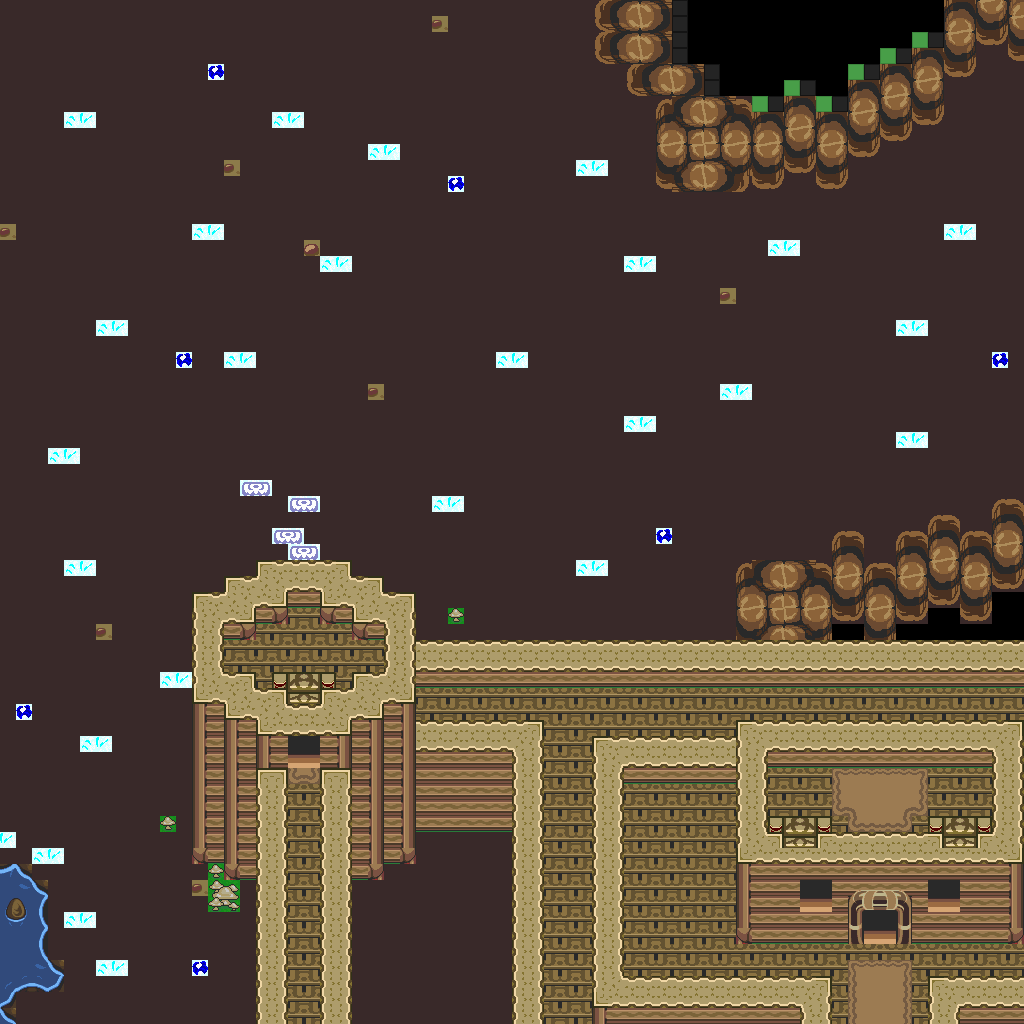

The image is a tile-based game level rendered from a .tmx file. Its description and source (layers, tilesets, objects; grid data summarised) follow:
An orthogonal 64x64 tile map with 16x16 px tiles, 1 tile layer (base), 2 hidden layers not drawn and 7 objects.

<map version="1.10" tiledversion="1.12.1" orientation="orthogonal" renderorder="right-down" width="64" height="64" tilewidth="16" tileheight="16" infinite="0" nextlayerid="4" nextobjectid="8">
 <tileset firstgid="1" source="../classiciphone_pics4.tsx" />
 <layer id="1" name="base" width="64" height="64">
  <data>[4096 cells, 4096 non-empty, 112 distinct tile ids]</data>
 </layer>
 <layer id="2" name="collision" width="64" height="64" visible="0">
  <properties><property name="collision" value="true" /></properties>
  <data>[4096 cells, 1107 non-empty, 1 distinct tile ids]</data>
 </layer>
 <layer id="3" name="water" width="64" height="64" visible="0">
  <properties><property name="terrain" value="water" /></properties>
  <data>[4096 cells, 13 non-empty, 1 distinct tile ids]</data>
 </layer>
 <objectgroup id="4" name="npcs">
  <object id="1" x="288.0" y="544.0" width="16" height="16">
   <properties>
    <property name="gani" value="kcavelamp.mng" />
    <property name="script" type="string">-- Auto-converted from GraalScript
-- if (created){
-- setimgpart kcavelamp.mng, 32,0,32,80;
self.dontblock = true
end</property>
   </properties>
  </object>
  <object id="2" x="800.0" y="880.0" width="16" height="16">
   <properties>
    <property name="gani" value="classic_window.png" />
    <property name="script" type="string">-- Auto-converted from GraalScript
-- //#CLIENTSIDE;
self.dontblock = true
-- drawunderplayer;</property>
   </properties>
  </object>
  <object id="3" x="928.0" y="880.0" width="16" height="16">
   <properties>
    <property name="gani" value="classic_window.png" />
    <property name="script" type="string">-- Auto-converted from GraalScript
-- //#CLIENTSIDE;
self.dontblock = true
-- drawunderplayer;</property>
   </properties>
  </object>
  <object id="4" x="864.0" y="912.0" width="16" height="16">
   <properties>
    <property name="gani" value="door-keyhole.png" />
    <property name="script" type="string">-- Auto-converted from GraalScript
-- join("door");</property>
   </properties>
  </object>
  <object id="5" x="288.0" y="736.0" width="16" height="16">
   <properties>
    <property name="gani" value="door.png" />
    <property name="script" type="string">-- Auto-converted from GraalScript
-- join("door");</property>
   </properties>
  </object>
  <object id="6" x="336.0" y="624.0" width="16" height="16">
   <properties>
    <property name="script" type="string">-- Auto-converted from GraalScript
-- [CLIENT-SIDE — server no-op]
-- showcharacter;
-- setcharprop #P1,hat0.png;
-- setcharprop #3,head944.png;
-- setcharprop #C0,lightgreen;
-- setcharprop #C1,black;
-- setcharprop #C2,gray;
-- setcharprop #C3,black;
-- setcharprop #C4,gray;
-- setcharprop #n,Archer Fredrick;
-- setcharprop #1,no-sword.png;
-- setcharprop #8,body11.png;
-- setcharprop #2,raziel-shield.png;
-- ap=60;
-- dir = 0;</property>
   </properties>
  </object>
  <object id="7" x="624.0" y="784.0" width="16" height="16">
   <properties>
    <property name="script" type="string">-- Auto-converted from GraalScript
-- [CLIENT-SIDE — server no-op]
-- showcharacter;
-- setcharprop #P1,hat0.png;
-- setcharprop #3,head943.png;
-- setcharprop #C0,lightgreen;
-- setcharprop #C1,black;
-- setcharprop #C2,gray;
-- setcharprop #C3,black;
-- setcharprop #C4,gray;
-- setcharprop #n,Knight Pageth;
-- setcharprop #1,no-sword.png;
-- setcharprop #8,body11.png;
-- setcharprop #2,black-scabbard-shield.png;
-- ap=60;
-- dir = 2;</property>
   </properties>
  </object>
 </objectgroup>
</map>
